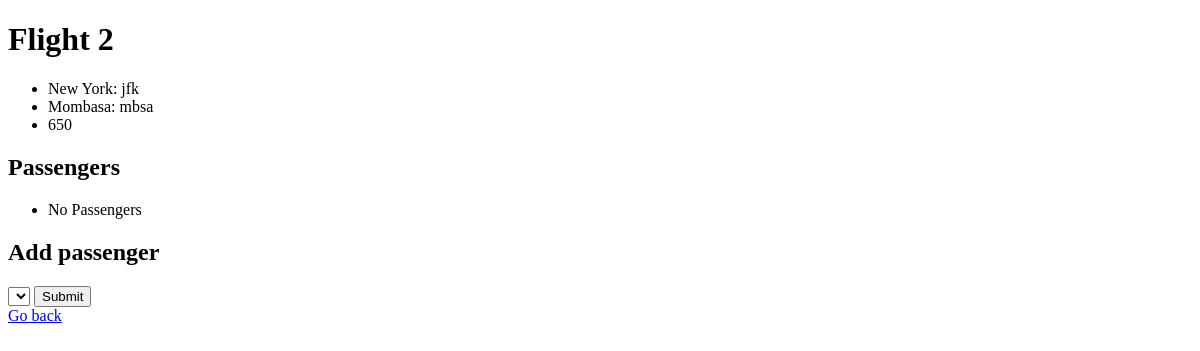
The app's page /2/, older data.
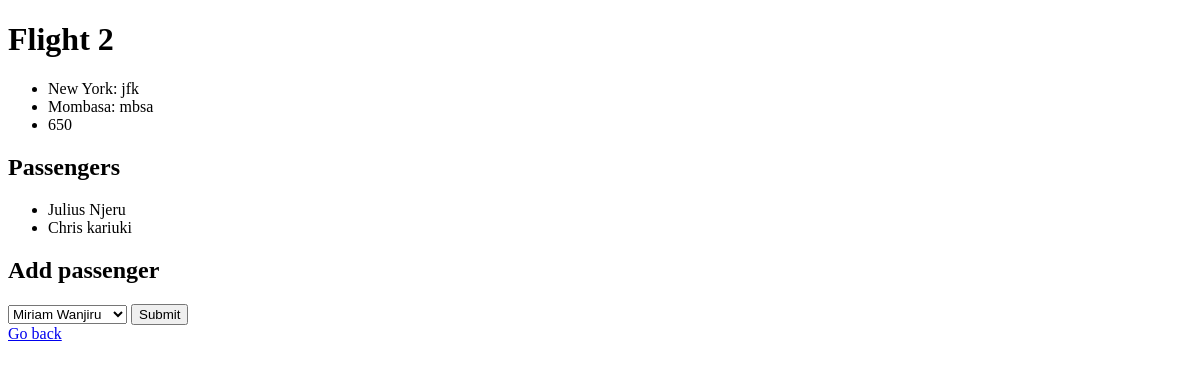
The same page, newer data.
### flights/models.py (models this page shows)
class Passenger(models.Model):
    first = models.CharField(max_length=63)
    last = models.CharField(max_length=63)
    flights = models.ManyToManyField(Flight, blank=True, related_name='passenger')
    def __str__(self) -> str:
        return f"{self.first} {self.last}"

### flights/views.py (the view)
# urls.py: path('<int:flight_id>/', views.flight, name='flight'),
def flight(request, flight_id):
    flight = Flight.objects.get(pk=flight_id)
    return render(request, 'flights/flights.html', {
        'flight': flight,
        'passengers': flight.passenger.all(),
        'non_passengers': Passenger.objects.exclude(flights = flight).all()
    })

### flights/models.py (called while the page is built)
    def __str__(self) -> str:
        return f"{self.city}: {self.code}"

### flights/templates/flights/flights.html (shortened to what this page needs)
{% extends 'flights/layout.html' %}
{% block content %}
<h1>Flight {{flight.id}}</h1>
<ul>
    <li>{{flight.origin}}</li>
    <li>{{flight.destination}}</li>
    <li>{{flight.duration}}</li>
</ul>
<h2>Passengers</h2>
<ul>
    {% for passenger in passengers %}
    <li>{{passenger}}</li>
    {% empty %}
    <li>No Passengers</li>
    {% endfor %}
</ul>
<h2>Add passenger</h2>
<form action="{% url 'flights:book' flight.id %}" method="POST">
    <select name="passenger" id="">
        {% for passenger in non_passengers %}
        <option value="{{passenger.id}}">{{passenger}}</option>
        {% endfor %}
    </select>
    <input type="submit" value="Submit">
</form>
<a href="{% url 'flights:index' %}">Go back</a>
{% endblock %}

Row changes from the older to the newer data that the page shows:
added Passenger: first+last "Julius Njeru"
added Passenger: first+last "Chris kariuki"
Text that changed along with them:
form field passenger: (not shown) → "Miriam Wanjiru"
text no longer shown: "No Passengers"
